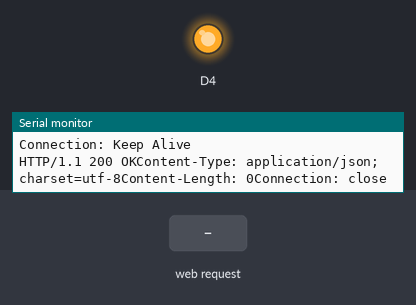
The sketch below on a simulated ESP8266 (NodeMCU). On the bench: output pins drawn as LEDs (lit = HIGH), the last lines printed to the serial monitor. The inputs (shaded band) are chosen by the test bench. WiFi joins after 1.5 s; servers stay silent unless stated; uploads are accepted with an empty reply.

Above: at 2.7 s.
2.8 s: HTTP request GET /gpio/0 received
At 4.0 s:
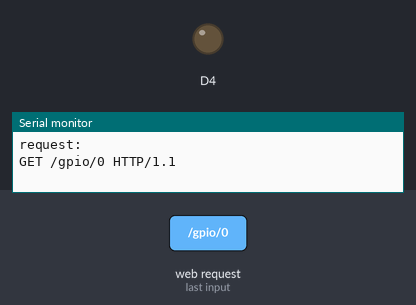
4.3 s: HTTP request GET /gpio/1 received
At 5.1 s:
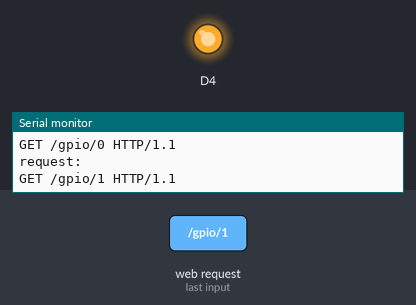
Timing chart, 0 to 7.3 s (numbered marks = the images above; inputs shaded):
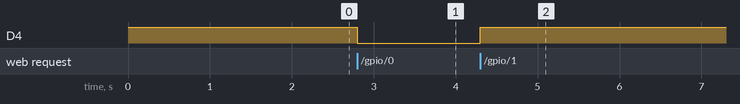

The sketch:

wifiget.ino
```cpp
/*
    This sketch demonstrates how to set up a simple HTTP-like server.
    The server will set a GPIO pin depending on the request
      http://server_ip/gpio/0 will set the GPIO2 low,
      http://server_ip/gpio/1 will set the GPIO2 high
    server_ip is the IP address of the ESP8266 module, will be
    printed to Serial when the module is connected.
*/

#include <ESP8266WiFi.h>
#include <WiFiClientSecure.h>
#include <typeinfo>
// #include <MsTimer2.h>
// #include <CurieTimerOne.h>
// #include <Ticker.h>

#ifndef STASSID
#define STASSID "wifi"
#define STAPSK "passwd"
#endif

// #define LED_BUILTIN D4

const char *ssid = STASSID;
const char *password = STAPSK;

// IPAddress ip(192, 168, 3, 212);
// IPAddress gateway(192, 168, 11, 2);
// IPAddress subnet(255, 255, 255, 0);
// IPAddress dns(2, 6, 4, 66);

String get_url = "/dnsup?domain=iot&ip=";

// Create an instance of the server
// specify the port to listen on as an argument
WiFiServer server(80);
// Ticker ticker;
WiFiClient client;
// Ticker blinker;

void setup()
{
  Serial.begin(115200);

  // prepare LED
  pinMode(D4, OUTPUT);
  digitalWrite(D4, 1);

  // Connect to WiFi network
  Serial.println();
  Serial.println();
  Serial.print(F("Connecting to "));
  Serial.println(ssid);

  WiFi.mode(WIFI_STA);
  // WiFi.config(ip, gateway, subnet, dns);
  WiFi.begin(ssid, password);

  while (WiFi.status() != WL_CONNECTED)
  {
    delay(500);
    Serial.print(F("."));
  }
  Serial.println();
  Serial.println(F("WiFi connected"));

  // Start the server
  server.begin();
  Serial.println(F("Server started"));

  // Print the IP address
  Serial.println(WiFi.localIP());

  get_url += WiFi.localIP().toString().c_str();

  // 中断设置函数，每 5s 进入一次中断
  // MsTimer2::set(5000, get_c22);
  //开始计时
  // MsTimer2::start();

  // CurieTimerOne.start(5000, get_c22);
  // blinker.attach(5, get);
}

void loop()
{
  get_c22();
  for (int i = 1; i < 30000000; i++)
  {
    // printf("This loop will run forever.\n");
    web_server();
  }
  // delay(5000);
}

void get_c22()
{
  // String myip;
  // Serial.print(WiFi.localIP().toString().c_str());
  // myip = F(WiFi.localIP());
  get("malu.me", 80, get_url);
}

void get(String host, int httpsPort, String url)
{

  Serial.print("connecting to ");
  Serial.println(host);

  /**
   * 测试是否正常连接
   */
  if (!client.connect(host, httpsPort))
  {
    Serial.println("connection failed");
    return;
  }
  delay(10);

  String postRequest = (String)("GET ") + url + " HTTP/1.1\r\n" +
                       "Content-Type: text/html;charset=utf-8\r\n" +
                       "Host: " + host + "\r\n" +
                       "User-Agent: BFD\r\n" +
                       "Connection: Keep Alive\r\n\r\n";
  Serial.println(postRequest);
  client.print(postRequest); // 发送HTTP请求

  /**
   * 展示返回的所有信息
   */
  String line = client.readStringUntil('\n');
  while (line.length() != 0)
  {
    Serial.print(line);
    line = client.readStringUntil('\n');
  }
  Serial.println(line);
  client.stop();
}

void web_server()
{
  // Check if a client has connected
  WiFiClient client_2 = server.available();
  if (!client_2)
  {
    return;
  }
  // Serial.println(F("new client"));

  client_2.setTimeout(5000); // default is 1000

  // Read the first line of the request
  String req = client_2.readStringUntil('\r');
  Serial.println(F("request: "));
  Serial.println(req);

  // Match the request
  int val;
  if (req.indexOf(F("/gpio/0")) != -1)
  {
    val = 0;
  }
  else if (req.indexOf(F("/gpio/1")) != -1)
  {
    val = 1;
  }
  else
  {
    Serial.println(F("invalid request"));
    val = digitalRead(D4);
  }
  // Serial.println(D0);
  // Serial.println(D1);
  // Serial.println(D2);
  // Serial.println(D3);
  // Serial.println(D4);
  // Serial.println(D5);
  // Serial.println(D6);
  // Serial.println(D7);
  // Serial.println(D8);
  // Serial.println(D9);
  // Serial.println(A0);

  // Set LED according to the request
  digitalWrite(D4, val);

  // read/ignore the rest of the request
  // do not client.flush(): it is for output only, see below
  while (client_2.available())
  {
    // byte by byte is not very efficient
    client_2.read();
  }

  // Send the response to the client
  // it is OK for multiple small client.print/write,
  // because nagle algorithm will group them into one single packet
  client_2.print(F("HTTP/1.1 200 OK\r\nContent-Type: text/html\r\n\r\n<!DOCTYPE HTML>\r\n<html>\r\n"));
  client_2.print((val) ? F("high") : F("low"));
  client_2.print(F("<br><br>Click <a href='/gpio/1'>here</a> to switch LED GPIO off, or <a href='/gpio/0'>here</a> to switch LED GPIO on.</html>"));

  // The client will actually be *flushed* then disconnected
  // when the function returns and 'client' object is destroyed (out-of-scope)
  // flush = ensure written data are received by the other side
  // Serial.println(F("Disconnecting from client"));
}
```

Measured:
- after the input at 2.8 s, D4: HIGH → LOW at once
- after the input at 4.3 s, D4: LOW → HIGH at once
